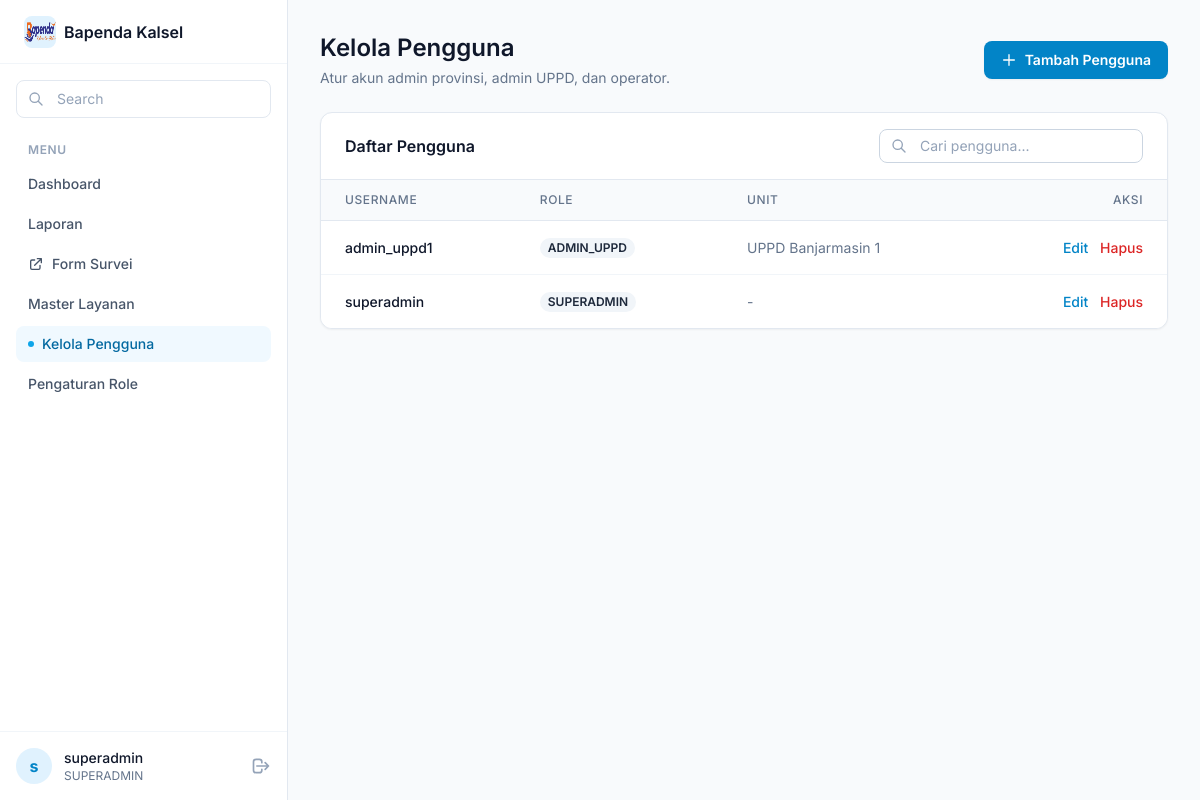
Screenshot of /public/user (signed in) with the database file from the repository.
### tables this page shows
CREATE TABLE IF NOT EXISTS `users` (
  `id` int(11) NOT NULL AUTO_INCREMENT,
  `username` varchar(50) NOT NULL,
  `password` varchar(255) NOT NULL,
  `role` enum('SUPERADMIN','ADMIN_PROVINSI','ADMIN_UPPD','OPERATOR') NOT NULL DEFAULT 'OPERATOR',
  `unit_id` int(11) DEFAULT NULL,
  PRIMARY KEY (`id`),
  KEY `unit_id` (`unit_id`),
  CONSTRAINT `fk_users_unit` FOREIGN KEY (`unit_id`) REFERENCES `units` (`id`) ON DELETE SET NULL
);

CREATE TABLE IF NOT EXISTS `units` (
  `id` int(11) NOT NULL AUTO_INCREMENT,
  `nama` varchar(100) NOT NULL,
  `jenis` enum('BAPENDA','UPPD') NOT NULL DEFAULT 'UPPD',
  PRIMARY KEY (`id`)
);

### app/core/Controller.php (called while the page is built, shortened)
<?php
class Controller {
    public function view($view, $data = []) {
        require_once '../app/views/' . $view . '.php';
    }
    public function model($model) {
        return new $model;
    }
}

### app/controllers/UserController.php (called while the page is built, shortened)
<?php
class UserController extends Controller {
    public function index() {
        $data = [
            'title' => 'Kelola Pengguna',
            'users' => [],
            'units' => [],
            'roles' => [],
            'error' => '',
            'success' => ''
        ];
        $userModel = $this->model('User');
        $unitModel = $this->model('Unit');
        $roleModel = $this->model('Role');
        $page = isset($_GET['page']) ? (int)$_GET['page'] : 1;
        $limit = 8;
        $offset = ($page - 1) * $limit;
        $search = $_GET['search'] ?? '';
        $data['users'] = $userModel->getAllUsers($limit, $offset, $search);
        $totalRecords = $userModel->countUsers($search);
        $totalPages = ceil($totalRecords / $limit);
        $data['page'] = $page;
        $data['totalPages'] = $totalPages;
        $data['search'] = $search;
        $data['units'] = $unitModel->getAllUnits();
        $data['roles'] = $roleModel->getRoles();
        $data['role_permissions'] = $roleModel->getPermissions();
        $this->view('layout/header', $data);
        $this->view('layout/sidebar', $data);
        $this->view('user/index', $data);
        $this->view('layout/footer');
    }
}

### app/core/App.php (called while the page is built, shortened)
<?php
class App {
    protected $method = 'index';
    protected $params = [];
    public function __construct() {
        $this->controller = new $this->controller;
        call_user_func_array([$this->controller, $this->method], $this->params);
    }
}

### public/index.php (called while the page is built, shortened)
<?php
$app = new App;

### app/core/Database.php (called while the page is built, shortened)
<?php
class Database {
    private $host = DB_HOST;
    private $user = DB_USER;
    private $pass = DB_PASS;
    private $db_name = DB_NAME;
    private $dbh;
    private $stmt;
    public function __construct() {
        $dsn = 'mysql:host=' . $this->host . ';dbname=' . $this->db_name . ';charset=utf8mb4';
        $option = [
            PDO::ATTR_PERSISTENT => true,
            PDO::ATTR_ERRMODE => PDO::ERRMODE_EXCEPTION,
            PDO::ATTR_DEFAULT_FETCH_MODE => PDO::FETCH_ASSOC
        ];
        try {
            $this->dbh = new PDO($dsn, $this->user, $this->pass, $option);
        } catch(PDOException $e) {
            die($e->getMessage());
        }
    }
    public function query($query) {
        $this->stmt = $this->dbh->prepare($query);
    }
    public function bind($param, $value, $type = null) {
        $this->stmt->bindValue($param, $value, $type);
    }
    public function execute() {
        return $this->stmt->execute();
    }
    public function resultSet() {
        $this->execute();
        return $this->stmt->fetchAll(PDO::FETCH_ASSOC);
    }
}

### app/models/User.php (called while the page is built, shortened)
<?php
class User {
    private $db;
    public function __construct() {
        $this->db = new Database;
    }
    public function getAllUsers($limit = null, $offset = 0, $search = '') {
        $query = "
            SELECT u.*, un.nama as unit_nama
            FROM users u
            LEFT JOIN units un ON u.unit_id = un.id
            WHERE 1=1
        ";
        $query .= " ORDER BY u.username ASC";
        if ($limit) {
            $query .= " LIMIT :limit OFFSET :offset";
        }
        $this->db->query($query);
        if ($limit) {
            $this->db->bind('limit', $limit, PDO::PARAM_INT);
            $this->db->bind('offset', $offset, PDO::PARAM_INT);
        }
        return $this->db->resultSet();
    }
    public function countUsers($search = '') {
        $query = "
            SELECT COUNT(*) as count
            FROM users u
            LEFT JOIN units un ON u.unit_id = un.id
            WHERE 1=1
        ";
        $this->db->query($query);
        $row = $this->db->single();
        return $row['count'];
    }
}

### app/views/user/index.php (the view, shortened to what this page needs)
<div class="space-y-6">
    <div class="flex flex-col sm:flex-row sm:items-center sm:justify-between gap-4">
        <div>
            <h1 class="text-2xl font-semibold text-slate-900">Kelola Pengguna</h1>
            <p class="mt-1 text-sm text-slate-500">Atur akun admin provinsi, admin UPPD, dan operator.</p>
        </div>
        <div class="flex items-center gap-3">
            <button onclick="openModal('create')" class="inline-flex items-center justify-center px-4 py-2 bg-sky-600 border border-transparent rounded-lg text-sm font-semibold text-white hover:bg-sky-700 shadow-sm transition-colors focus:outline-none focus:ring-2 focus:ring-sky-500 focus:ring-offset-2">
                <svg class="w-4 h-4 mr-2" fill="none" stroke="currentColor" viewBox="0 0 24 24"><path stroke-linecap="round" stroke-linejoin="round" stroke-width="2" d="M12 4v16m8-8H4"></path></svg>
                Tambah Pengguna
            </button>
        </div>
    </div>
    <div class="bg-white rounded-xl shadow-sm border border-slate-200 overflow-hidden">
        <div class="px-6 py-4 border-b border-slate-200 flex flex-col sm:flex-row sm:items-center sm:justify-between gap-4">
            <h3 class="text-base font-semibold text-slate-900">Daftar Pengguna</h3>
            <form action="<?= BASEURL; ?>/user" method="GET" class="relative">
                <div class="absolute inset-y-0 left-0 pl-3 flex items-center pointer-events-none">
                </div>
                <input type="text" name="search" value="<?php echo htmlspecialchars($_GET['search'] ?? ''); ?>" class="block w-full pl-10 pr-3 py-1.5 border border-slate-300 rounded-lg text-sm placeholder-slate-400 focus:outline-none focus:ring-1 focus:ring-sky-500 focus:border-sky-500" placeholder="Cari pengguna..." onchange="this.form.submit()">
            </form>
        </div>
        <div class="overflow-x-auto">
            <table class="min-w-full divide-y divide-slate-200 text-sm">
                <thead class="bg-slate-50">
                    <tr>
                        <th class="px-6 py-3 text-left text-xs font-medium text-slate-500 uppercase tracking-wider">Username</th>
                        <th class="px-6 py-3 text-left text-xs font-medium text-slate-500 uppercase tracking-wider">Role</th>
                        <th class="px-6 py-3 text-left text-xs font-medium text-slate-500 uppercase tracking-wider">Unit</th>
                        <th class="px-6 py-3 text-right text-xs font-medium text-slate-500 uppercase tracking-wider">Aksi</th>
                    </tr>
                </thead>
                <tbody class="bg-white divide-y divide-slate-100">
                    <?php if (empty($data['users'])): ?>
                    <tr>
                        <td colspan="4" class="px-6 py-8 text-center text-sm text-slate-500">Tidak ada data pengguna.</td>
                    </tr>
                    <?php else: ?>
                        <?php foreach ($data['users'] as $u): ?>
                        <tr>
                            <td class="px-6 py-4 whitespace-nowrap text-slate-900 font-medium"><?php echo htmlspecialchars($u['username']); ?></td>
                            <td class="px-6 py-4 whitespace-nowrap text-slate-500">
                                <span class="px-2 inline-flex text-xs leading-5 font-semibold rounded-full bg-slate-100 text-slate-800">
                                    <?php echo htmlspecialchars($u['role']); ?>
                                </span>
                            </td>
                            <td class="px-6 py-4 whitespace-nowrap text-slate-500"><?php echo htmlspecialchars($u['unit_nama'] ?? '-'); ?></td>
                            <td class="px-6 py-4 whitespace-nowrap text-right text-sm font-medium space-x-2">
                                <button onclick='openModal("update", <?php echo json_encode($u); ?>)' class="text-sky-600 hover:text-sky-900">Edit</button>
                                <button onclick="openDeleteModal(<?= $u['id']; ?>)" class="text-red-600 hover:text-red-900">Hapus</button>
                            </td>
                        </tr>
                        <?php endforeach; ?>
                    <?php endif; ?>
                </tbody>
            </table>
        </div>
    </div>
</div>

### app/views/layout/header.php (shortened to what this page needs)
<!DOCTYPE html>
<html lang="id">
<head>
    <script src="https://cdn.tailwindcss.com"></script>
    <link rel="stylesheet" href="<?= BASEURL; ?>/assets/css/app.css">
</head>
<body class="bg-slate-50 font-sans text-slate-900">
    <div id="app" class="min-h-screen flex h-screen overflow-hidden">

### app/views/layout/sidebar.php (shortened to what this page needs)
<?php
$url = isset($_GET['url']) ? explode('/', $_GET['url']) : ['dashboard'];
$current_page = $url[0];
?>
<aside class="hidden md:flex md:w-72 flex-col border-r border-slate-200 bg-white">
    <div class="h-16 flex items-center px-6 border-b border-slate-100">
        <div class="flex items-center gap-2">
            <div class="h-8 w-8 rounded-lg bg-sky-100 flex items-center justify-center">
                <img src="<?= BASEURL; ?>/assets/img/bapendalogo.png" alt="Logo" class="h-5 w-auto">
            </div>
            <span class="text-base font-semibold text-slate-900">Bapenda Kalsel</span>
        </div>
    </div>
    <div class="p-4">
        <div class="relative">
            <div class="absolute inset-y-0 left-0 pl-3 flex items-center pointer-events-none">
            </div>
            <input type="text" class="block w-full pl-10 pr-3 py-2 border border-slate-200 rounded-lg text-sm placeholder-slate-400 focus:outline-none focus:ring-1 focus:ring-sky-500 focus:border-sky-500" placeholder="Search">
        </div>
    </div>
    <div class="flex-1 overflow-y-auto px-4 py-2 space-y-6">
        <div>
            <p class="px-3 text-xs font-semibold text-slate-400 uppercase tracking-wider mb-2">Menu</p>
            <nav class="space-y-1">
                <a href="<?= BASEURL; ?>/dashboard" class="flex items-center gap-2 px-3 py-2 rounded-lg text-sm font-medium transition-colors <?= $current_page == 'dashboard' ? 'bg-sky-50 text-sky-700' : 'text-slate-600 hover:bg-slate-50 hover:text-slate-900' ?>">
                    Dashboard
                </a>
                <a href="<?= BASEURL; ?>/laporan" class="flex items-center gap-2 px-3 py-2 rounded-lg text-sm font-medium transition-colors <?= $current_page == 'laporan' ? 'bg-sky-50 text-sky-700' : 'text-slate-600 hover:bg-slate-50 hover:text-slate-900' ?>">
                    Laporan
                </a>
                <a href="<?= BASEURL; ?>/survey" target="_blank" class="flex items-center gap-2 px-3 py-2 rounded-lg text-sm font-medium transition-colors text-slate-600 hover:bg-slate-50 hover:text-slate-900">
                     <svg class="w-4 h-4" fill="none" stroke="currentColor" viewBox="0 0 24 24"><path stroke-linecap="round" stroke-linejoin="round" stroke-width="2" d="M10 6H6a2 2 0 00-2 2v10a2 2 0 002 2h10a2 2 0 002-2v-4M14 4h6m0 0v6m0-6L10 14"></path></svg>
                    Form Survei
                </a>
                <?php if ($_SESSION['user']['role'] === 'SUPERADMIN'): ?>
                <a href="<?= BASEURL; ?>/unit" class="flex items-center gap-2 px-3 py-2 rounded-lg text-sm font-medium transition-colors <?= $current_page == 'unit' ? 'bg-sky-50 text-sky-700' : 'text-slate-600 hover:bg-slate-50 hover:text-slate-900' ?>">
                    Master Layanan
                </a>
                <a href="<?= BASEURL; ?>/user" class="flex items-center gap-2 px-3 py-2 rounded-lg text-sm font-medium transition-colors <?= $current_page == 'user' ? 'bg-sky-50 text-sky-700' : 'text-slate-600 hover:bg-slate-50 hover:text-slate-900' ?>">
                    <?= $current_page == 'user' ? '<span class="w-1.5 h-1.5 rounded-full bg-sky-500"></span>' : '' ?>
                    Kelola Pengguna
                </a>
                <a href="<?= BASEURL; ?>/role" class="flex items-center gap-2 px-3 py-2 rounded-lg text-sm font-medium transition-colors <?= $current_page == 'role' ? 'bg-sky-50 text-sky-700' : 'text-slate-600 hover:bg-slate-50 hover:text-slate-900' ?>">
                    Pengaturan Role
                </a>
                <?php endif; ?>
            </nav>
        </div>
    </div>
    <div class="p-4 border-t border-slate-100">
        <div class="flex items-center gap-3">
            <div class="h-9 w-9 rounded-full bg-sky-100 flex items-center justify-center text-sky-600 font-bold">
                <?= substr($_SESSION['user']['username'] ?? 'U', 0, 1) ?>
            </div>
            <div class="flex-1 min-w-0">
                <p class="text-sm font-medium text-slate-900 truncate"><?= htmlspecialchars($_SESSION['user']['username'] ?? 'Guest') ?></p>
                <p class="text-xs text-slate-500 truncate"><?= htmlspecialchars($_SESSION['user']['role'] ?? '') ?></p>
            </div>
            <a href="<?= BASEURL; ?>/auth/logout" class="text-slate-400 hover:text-slate-600" title="Logout">
                <svg class="h-5 w-5" fill="none" stroke="currentColor" viewBox="0 0 24 24"><path stroke-linecap="round" stroke-linejoin="round" stroke-width="2" d="M17 16l4-4m0 0l-4-4m4 4H7m6 4v1a3 3 0 01-3 3H6a3 3 0 01-3-3V7a3 3 0 013-3h4a3 3 0 013 3v1"></path></svg>
            </a>
        </div>
    </div>
</aside>
<div class="flex-1 flex flex-col min-w-0 overflow-hidden">
    <main class="flex-1 overflow-auto bg-slate-50 p-4 md:p-8">

### app/views/layout/footer.php (shortened to what this page needs)
    </main>
</div>
</div>
</body>
</html>

### public/assets/css/app.css (style rules this page uses)
body { scroll-behavior: smooth; }

### rows the page displays
users: username "admin_uppd1", role "ADMIN_UPPD", unit.nama "UPPD Banjarmasin 1"
users: username "superadmin", role "SUPERADMIN", unit_nama "-"

### other values shown
substr($_SESSION['user']['username'] ?? 'U', 0, 1) "s"
$_SESSION['user']['username'] "superadmin"
$_SESSION['user']['role'] "SUPERADMIN"
